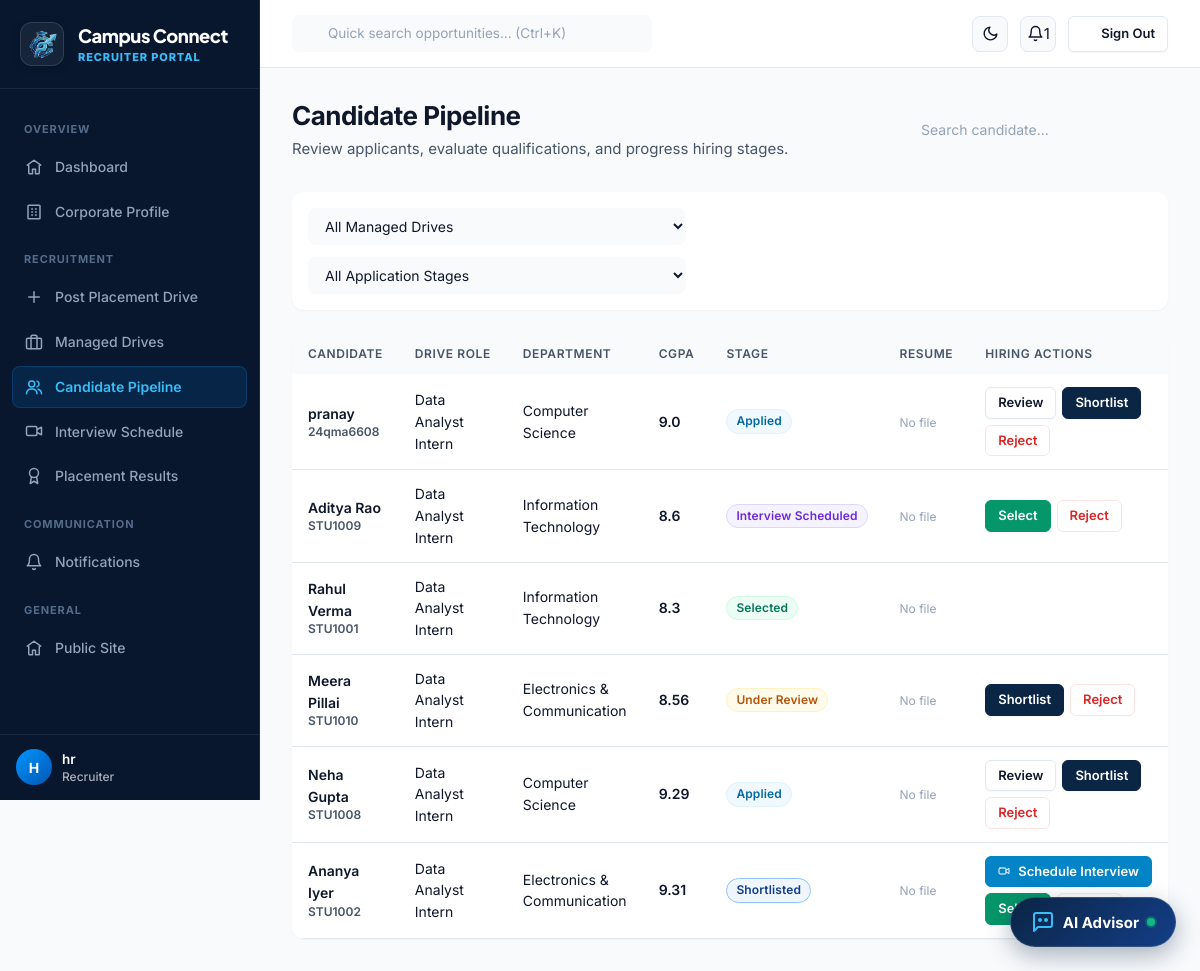
The app's page /recruiter/applicants (signed in) with its own data.
### tables this page shows
CREATE TABLE users (
    id INTEGER PRIMARY KEY AUTOINCREMENT,
    email VARCHAR(255) NOT NULL UNIQUE,
    password_hash VARCHAR(255) NOT NULL,
    role VARCHAR(20) NOT NULL CHECK(role IN ('student','admin','recruiter')),
    is_active INTEGER NOT NULL DEFAULT 1,
    created_at TIMESTAMP NOT NULL DEFAULT CURRENT_TIMESTAMP
);

CREATE TABLE applications (
    id INTEGER PRIMARY KEY AUTOINCREMENT,
    student_id INTEGER NOT NULL REFERENCES students(id) ON DELETE CASCADE,
    drive_id INTEGER NOT NULL REFERENCES drives(id) ON DELETE CASCADE,
    status VARCHAR(30) NOT NULL DEFAULT 'Applied' CHECK(status IN ('Applied','Under Review','Shortlisted','Interview Scheduled','Selected','Rejected')),
    applied_at TIMESTAMP NOT NULL DEFAULT CURRENT_TIMESTAMP,
    updated_at TIMESTAMP NOT NULL DEFAULT CURRENT_TIMESTAMP,
    UNIQUE(student_id, drive_id)
);

CREATE TABLE students (
    id INTEGER PRIMARY KEY AUTOINCREMENT,
    user_id INTEGER NOT NULL UNIQUE REFERENCES users(id) ON DELETE CASCADE,
    student_no VARCHAR(50) NOT NULL UNIQUE,
    name VARCHAR(150) NOT NULL,
    phone VARCHAR(20),
    department VARCHAR(100) NOT NULL,
    grad_year INTEGER NOT NULL,
    cgpa REAL NOT NULL DEFAULT 0,
    tenth_pct REAL,
    twelfth_pct REAL,
    backlogs INTEGER NOT NULL DEFAULT 0,
    soft_skills TEXT,
    certifications TEXT,
    projects TEXT,
    internships TEXT,
    resume_filename VARCHAR(255),
    resume_original_name VARCHAR(255),
    created_at TIMESTAMP NOT NULL DEFAULT CURRENT_TIMESTAMP,
    updated_at TIMESTAMP NOT NULL DEFAULT CURRENT_TIMESTAMP
);

CREATE TABLE drives (
    id INTEGER PRIMARY KEY AUTOINCREMENT,
    company_id INTEGER NOT NULL REFERENCES companies(id) ON DELETE CASCADE,
    title VARCHAR(150) NOT NULL,
    description TEXT,
    ctc REAL NOT NULL DEFAULT 0,
    location VARCHAR(150),
    job_type VARCHAR(50) NOT NULL DEFAULT 'Full-Time',
    min_cgpa REAL NOT NULL DEFAULT 0,
    max_backlogs INTEGER NOT NULL DEFAULT 0,
    openings INTEGER NOT NULL DEFAULT 1,
    deadline DATE NOT NULL,
    drive_date DATE,
    status VARCHAR(20) NOT NULL DEFAULT 'active' CHECK(status IN ('active','closed','cancelled')),
    created_at TIMESTAMP NOT NULL DEFAULT CURRENT_TIMESTAMP
);

### routes/recruiter_routes.py (the view)
@bp.route("/applicants")
@bp.route("/drives/<int:drive_id>/applicants")
def applicants(drive_id=None):
    company = _require_approved()
    status_filter = request.args.get("status", "")
    sql = """SELECT a.*, s.name, s.student_no, s.department, s.cgpa, s.backlogs, s.id as student_id,
                     s.resume_filename, d.title as drive_title, d.id as drive_id
              FROM applications a JOIN students s ON s.id=a.student_id JOIN drives d ON d.id=a.drive_id
              WHERE d.company_id=?"""
    args = [company["id"]]
    if drive_id:
        sql += " AND d.id=?"
        args.append(drive_id)
    if status_filter:
        sql += " AND a.status=?"
        args.append(status_filter)
    sql += " ORDER BY a.applied_at DESC"
    apps = query(sql, args)
    drives = query("SELECT id, title FROM drives WHERE company_id=? ORDER BY created_at DESC", (company["id"],))
    return render_template(
        "recruiter/applicants.html", apps=apps, drives=drives, selected_drive=drive_id, status_filter=status_filter
    )

### auth.py (called while the page is built)
def load_logged_in_user():
    user_id = session.get("user_id")
    if user_id is None:
        g.user = None
    else:
        g.user = query("SELECT * FROM users WHERE id = ?", (user_id,), one=True)

def role_required(*roles):
    def decorator(view):
        @functools.wraps(view)
        def wrapped(*args, **kwargs):
            if g.user is None:
                flash("Please log in to continue.", "warning")
                return redirect(url_for("auth.login", next=request.path))
            if g.user["role"] not in roles:
                abort(403)
            return view(*args, **kwargs)
        return wrapped
    return decorator

def current_company():
    if g.user is None or g.user["role"] != "recruiter":
        return None
    return query("SELECT * FROM companies WHERE user_id = ?", (g.user["id"],), one=True)

def unread_notification_count(user_id):
    row = query(
        "SELECT COUNT(*) as c FROM notifications WHERE user_id = ? AND is_read = 0",
        (user_id,), one=True
    )
    return row["c"] if row else 0

### db.py (called while the page is built)
def get_db():
    if "db" not in g:
        g.db = sqlite3.connect(current_app.config["DATABASE_PATH"])
        g.db.row_factory = sqlite3.Row
        g.db.execute("PRAGMA foreign_keys = ON")
    return g.db

def query(sql, args=(), one=False):
    cur = get_db().execute(sql, args)
    rows = cur.fetchall()
    cur.close()
    return (rows[0] if rows else None) if one else rows

### routes/recruiter_routes.py (called while the page is built)
@bp.before_request
@role_required("recruiter")
def guard():
    pass

def _require_approved():
    company = current_company()
    if not company:
        abort(404)
    return company

### templates/recruiter/applicants.html (shortened to what this page needs)
{% extends "base_dashboard.html" %}
{% from "_icons.html" import icon %}
{% block sidebar_nav %}{% include "recruiter/_sidebar.html" %}{% endblock %}
{% block content %}
<div class="flex-between mb-8" style="flex-wrap:wrap;">
  <div>
    <h1 class="h2" style="margin:0 0 var(--space-1);">Candidate Pipeline</h1>
    <p class="text-muted" style="margin:0;">Review applicants, evaluate qualifications, and progress hiring stages.</p>
  </div>
  {% if apps %}
  <div style="max-width:260px;width:100%;">
    <input type="text" id="applicant-search-input" placeholder="Search candidate..." class="table-search-input">
  </div>
  {% endif %}
</div>
<div class="card mb-6" style="padding:var(--space-4);">
  <form method="GET" class="toolbar" style="margin-bottom:0;">
    <div class="toolbar-filters">
      <select name="drive_id" class="filter-select" onchange="this.form.submit()">
        <option value="">All Managed Drives</option>
      </select>
      <select name="status" class="filter-select" onchange="this.form.submit()">
        <option value="">All Application Stages</option>
      </select>
    </div>
  </form>
</div>
<div class="card card-flush">
  {% if apps %}
  <div class="table-wrap">
    <table class="data-table" id="applicants-table">
      <thead>
        <tr>
          <th>Candidate</th>
          <th>Drive Role</th>
          <th>Department</th>
          <th>CGPA</th>
          <th>Stage</th>
          <th>Resume</th>
          <th>Hiring Actions</th>
        </tr>
      </thead>
      <tbody>
        {% for a in apps %}
        <tr>
          <td class="cell-primary font-semibold">
            {{ a.name }}
            <span class="text-xs text-muted block" style="display:block;">{{ a.student_no }}</span>
          </td>
          <td>{{ a.drive_title }}</td>
          <td class="cell-muted">{{ a.department }}</td>
          <td class="cell-muted font-semibold">{{ a.cgpa }}</td>
          <td><span class="badge status-{{ a.status.replace(' ', '_') }}">{{ a.status }}</span></td>
          <td>
            {% if a.resume_filename %}
            <a href="{{ url_for('student.download_resume', student_id=a.student_id) }}" target="_blank" class="btn btn-sm btn-outline">
              {{ icon('download', 12) }} PDF
            </a>
            {% else %}
            <span class="text-xs text-faint">No file</span>
            {% endif %}
          </td>
          <td>
            <div style="display:flex;gap:6px;flex-wrap:wrap;">
              {% if a.status == 'Applied' %}
              <form method="POST" action="{{ url_for('recruiter.update_status', app_id=a.id) }}">
                <button class="btn btn-sm btn-outline" type="submit">Review</button>
              </form>
              {% endif %}
              {% if a.status in ['Applied','Under Review'] %}
              <form method="POST" action="{{ url_for('recruiter.update_status', app_id=a.id) }}">
                <button class="btn btn-sm btn-primary" type="submit">Shortlist</button>
              </form>
              {% endif %}
              {% if a.status == 'Shortlisted' %}
              <a href="{{ url_for('recruiter.schedule_interview', app_id=a.id) }}" class="btn btn-sm btn-accent">
                {{ icon('video', 12) }} Schedule Interview
              </a>
              {% endif %}
              {% if a.status in ['Shortlisted','Interview Scheduled'] %}
              <form method="POST" action="{{ url_for('recruiter.update_status', app_id=a.id) }}">
                <button class="btn btn-sm btn-accent" style="background:var(--success-600);border-color:var(--success-600);" type="submit">
                  Select
                </button>
              </form>
              {% endif %}
              {% if a.status not in ['Selected','Rejected'] %}
              <form method="POST" action="{{ url_for('recruiter.update_status', app_id=a.id) }}" data-confirm="Reject application for {{ a.name }}?">
                <button class="btn btn-sm btn-danger-outline" type="submit">Reject</button>
              </form>
              {% endif %}
            </div>
          </td>
        </tr>
        {% endfor %}
      </tbody>
    </table>
  </div>
  {% else %}
  <div class="empty-state">
    <div class="empty-icon">{{ icon('users', 24) }}</div>
    <h4>No applicants found</h4>
    <p>Students who apply to your managed drives will appear here in the pipeline.</p>
  </div>
  {% endif %}
</div>
{% endblock %}

### templates/base_dashboard.html (shortened to what this page needs)
{% extends "base.html" %}
{% from "_icons.html" import icon %}
{% block body %}
<div class="app-shell app-layout">
  <aside class="sidebar app-sidebar" id="app-sidebar">
    <div class="sidebar-brand">
      <a href="{{ url_for('public.landing') }}" class="brand-lockup">
        <div class="brand-logo-wrap">
          <img src="{{ url_for('static', filename='images/logo.png') }}" alt="Campus Connect" class="brand-logo-img">
        </div>
        <div class="brand-text-block">
          <span class="brand-name">Campus Connect</span>
          <span class="brand-sub">{% if current_user %}{{ current_user.role|capitalize }} Portal{% else %}Portal{% endif %}</span>
        </div>
      </a>
    </div>
    <nav class="sidebar-nav">
      {% block sidebar_nav %}{% endblock %}
      <div class="sidebar-section-label">General</div>
      <a href="{{ url_for('public.landing') }}" class="sidebar-link">
        {{ icon('home', 18) }} Public Site
      </a>
    </nav>
        <div class="sidebar-footer">
      <div class="flex-align-center" style="gap:10px;">
        <div class="avatar" style="width:36px;height:36px;font-size:0.875rem;background:linear-gradient(135deg, #0096FF, #0056b3);color:#FFFFFF;flex-shrink:0;">
          {{ current_user.email[0]|upper if current_user else 'U' }}
        </div>
        <div style="overflow:hidden;flex:1;">
          <div class="font-semibold text-sm truncate" style="color:#FFFFFF;">
            {{ current_user.email.split('@')[0] if current_user else 'User' }}
          </div>
          <div class="text-xs font-medium" style="color:rgba(255,255,255,0.65);">
            {{ current_user.role|capitalize if current_user else 'Guest' }}
          </div>
        </div>
      </div>
    </div>
  </aside>
  <div class="main-col app-main">
    <header class="topbar app-topbar">
      <div class="topbar-left">
        <div class="topbar-search">
          <input type="text" placeholder="Quick search opportunities... (Ctrl+K)" id="global-search-input" onclick="window.location.href='{{ url_for('public.jobs_hub') }}'">
        </div>
      </div>
      <div class="topbar-right">
        <button class="theme-toggle-btn" id="dashboard-theme-toggle" aria-label="Toggle Theme" title="Switch Theme">
          <span class="theme-icon-moon">{{ icon('moon', 17) }}</span>
        </button>
        {% if current_user %}
        <div class="topbar-notifications">
          <a href="{{ url_for(current_user.role ~ '.notifications') }}" class="topbar-notif-btn" aria-label="Notifications" title="Notifications">
            {{ icon('bell', 17) }}
            <span class="notif-badge" id="notif-badge" style="display: {{ 'flex' if unread_notif_count and unread_notif_count > 0 else 'none' }};">
              {{ unread_notif_count if unread_notif_count else '' }}
            </span>
          </a>
        </div>
        {% endif %}
        <a href="{{ url_for('auth.logout') }}" class="btn btn-outline btn-sm header-signout-btn" title="Sign Out">
          {{ icon('log-out', 14) }} <span>Sign Out</span>
        </a>
      </div>
    </header>
    <main class="page-content app-content">
      {% block content %}{% endblock %}
    </main>
  </div>
</div>
{% endblock %}

### templates/_icons.html (shortened to what this page needs)
{% macro icon(name, size=18) %}
<svg xmlns="http://www.w3.org/2000/svg" width="{{ size }}" height="{{ size }}" viewBox="0 0 24 24" fill="none" stroke="currentColor" stroke-width="2" stroke-linecap="round" stroke-linejoin="round">{{ icons.get(name, '')|safe }}</svg>
{% endmacro %}

### templates/base.html (shortened to what this page needs)
<!DOCTYPE html>
<html lang="en" data-theme="light">
<head>
  <link rel="stylesheet" href="{{ url_for('static', filename='css/style.css') }}">
</head>
<body class="{% block body_class %}{% endblock %}">
  {% block body %}{% endblock %}
  {% include "_chatbot.html" %}
</body>
</html>

### templates/recruiter/_sidebar.html
{% from "_icons.html" import icon %}
<div class="sidebar-section-label">Overview</div>
<a href="{{ url_for('recruiter.dashboard') }}" class="sidebar-link {{ 'active' if request.endpoint=='recruiter.dashboard' }}">
  {{ icon('home', 18) }} Dashboard
</a>
<a href="{{ url_for('recruiter.profile') }}" class="sidebar-link {{ 'active' if request.endpoint=='recruiter.profile' }}">
  {{ icon('building', 18) }} Corporate Profile
</a>
<div class="sidebar-section-label">Recruitment</div>
<a href="{{ url_for('recruiter.create_drive') }}" class="sidebar-link {{ 'active' if request.endpoint=='recruiter.create_drive' }}">
  {{ icon('plus', 18) }} Post Placement Drive
</a>
<a href="{{ url_for('recruiter.my_drives') }}" class="sidebar-link {{ 'active' if request.endpoint=='recruiter.my_drives' }}">
  {{ icon('briefcase', 18) }} Managed Drives
</a>
<a href="{{ url_for('recruiter.applicants') }}" class="sidebar-link {{ 'active' if request.endpoint in ['recruiter.applicants','recruiter.schedule_interview'] }}">
  {{ icon('users', 18) }} Candidate Pipeline
</a>
<a href="{{ url_for('recruiter.interview_schedule') }}" class="sidebar-link {{ 'active' if request.endpoint=='recruiter.interview_schedule' }}">
  {{ icon('video', 18) }} Interview Schedule
</a>
<a href="{{ url_for('recruiter.results') }}" class="sidebar-link {{ 'active' if request.endpoint=='recruiter.results' }}">
  {{ icon('award', 18) }} Placement Results
</a>
<div class="sidebar-section-label">Communication</div>
<a href="{{ url_for('recruiter.notifications') }}" class="sidebar-link {{ 'active' if request.endpoint=='recruiter.notifications' }}">
  {{ icon('bell', 18) }} Notifications
</a>

### templates/_chatbot.html (shortened to what this page needs)
{% from "_icons.html" import icon %}
<div id="campus-chatbot-widget" class="chatbot-widget">
  <button id="chatbot-toggle-btn" class="chatbot-trigger-btn" aria-label="Open Campus Connect AI Advisor" title="Campus Connect AI Career Advisor">
    <div class="chatbot-trigger-icon">
    </div>
    <span class="chatbot-trigger-label">AI Advisor</span>
    <span class="chatbot-status-pulse" title="Gemini AI Online"></span>
  </button>
</div>

### records on screen
users: role "RECRUITER", email "H", email "hr", role "Recruiter"
applications: name "pranay", student_no "24qma6608", drive_title "Data Analyst Intern", department "Computer Science", cgpa "9.0", status "Applied"
applications: name "Aditya Rao", student_no "STU1009", drive_title "Data Analyst Intern", department "Information Technology", cgpa "8.6", status "Interview Scheduled"
applications: name "Rahul Verma", student_no "STU1001", drive_title "Data Analyst Intern", department "Information Technology", cgpa "8.3", status "Selected"
applications: name "Meera Pillai", student_no "STU1010", drive_title "Data Analyst Intern", department "Electronics & Communication", cgpa "8.56", status "Under Review"
applications: name "Neha Gupta", student_no "STU1008", drive_title "Data Analyst Intern", department "Computer Science", cgpa "9.29", status "Applied"
applications: name "Ananya Iyer", student_no "STU1002", drive_title "Data Analyst Intern", department "Electronics & Communication", cgpa "9.31", status "Shortlisted", {{ size }} 12 (drawn)

### other values on screen
{{ unread_notif_count if unread_notif_count else '' }} "1"
